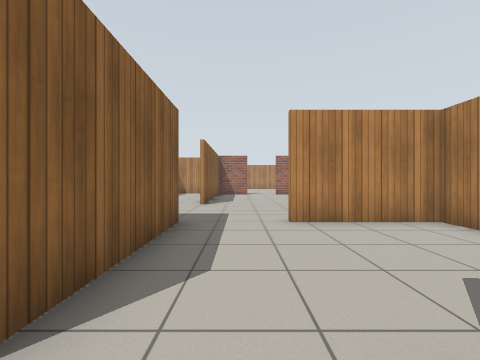
view 1 (above)

21 first-person views from a walk through a world built for the Gazebo simulator. The camera is 0.94 m above the floor, looks level and sees 90° across. The floor is counted in squares, 1 m on a side. Each view is taken from the middle of a square. On the plan, view 1 faces up. The plan holds only what a view shows up to about 10 squares ahead; the rest is blank. Simple patterns stand in for the simulator's built-in surfaces.

view 2
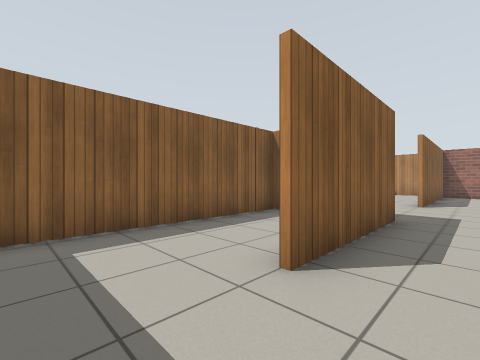

view 3
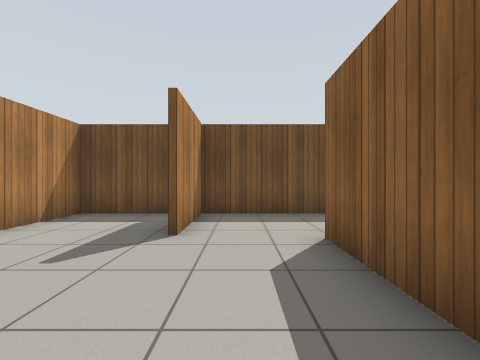

view 4
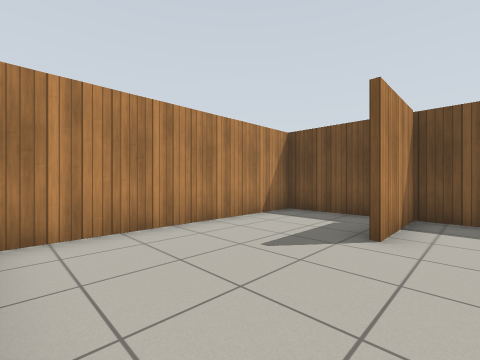

view 5
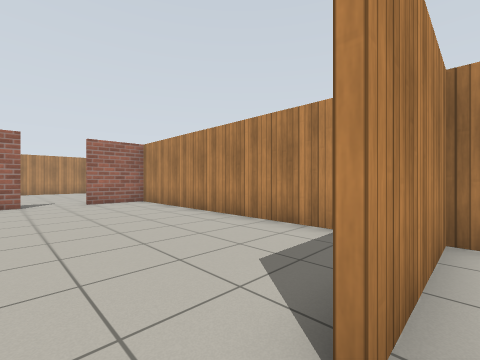

view 6
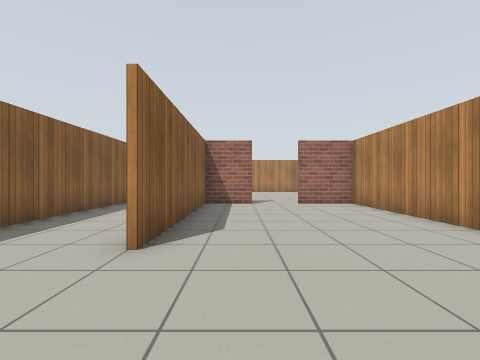

view 7
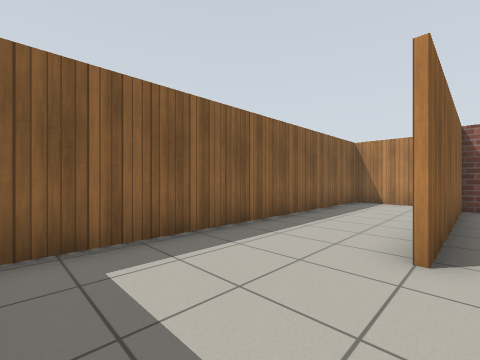

view 8
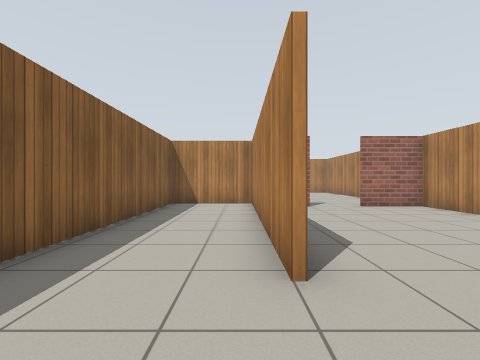

view 9
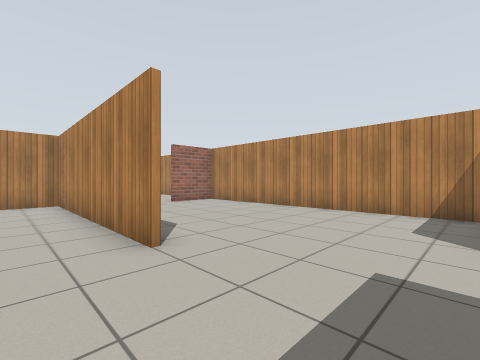

view 10
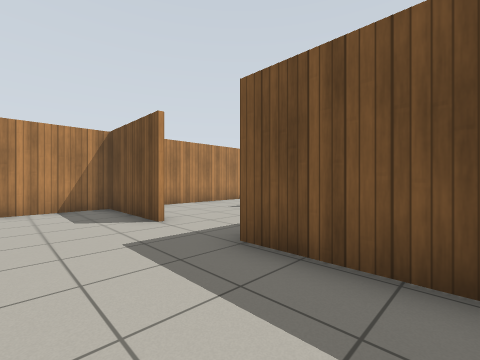

view 11
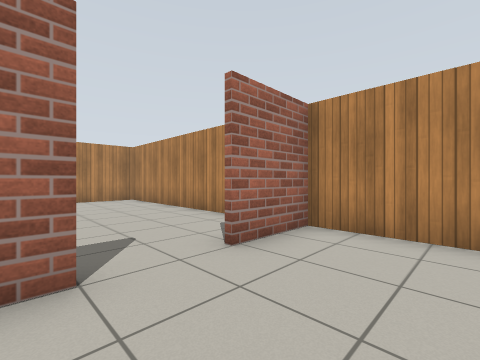

view 12
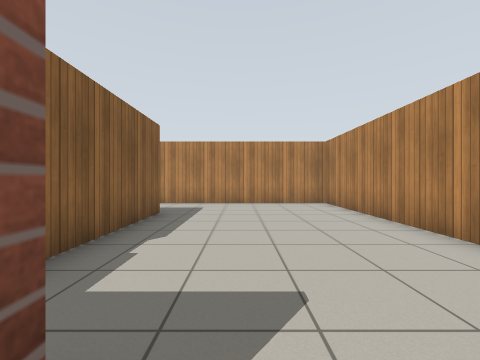

view 13
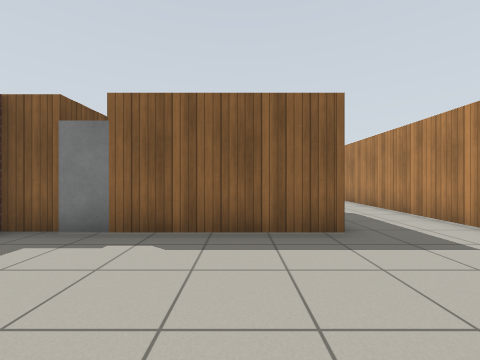

view 14
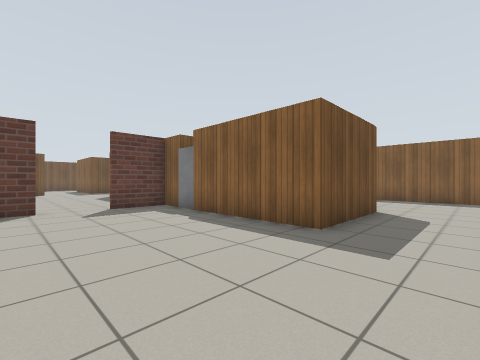

view 15
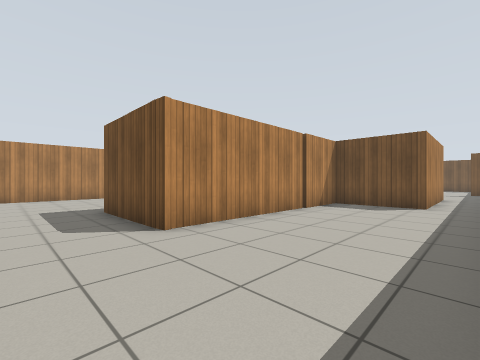

view 16
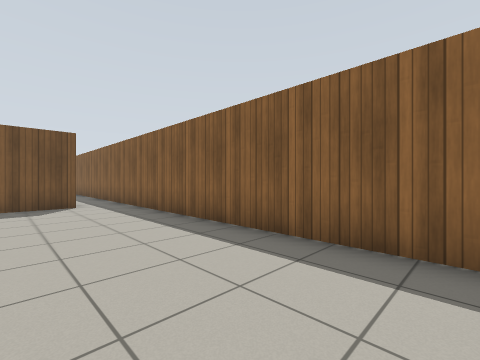

view 17
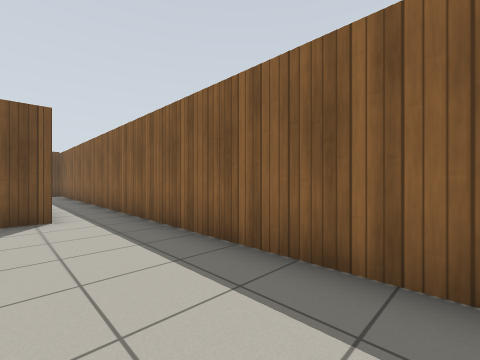

view 18
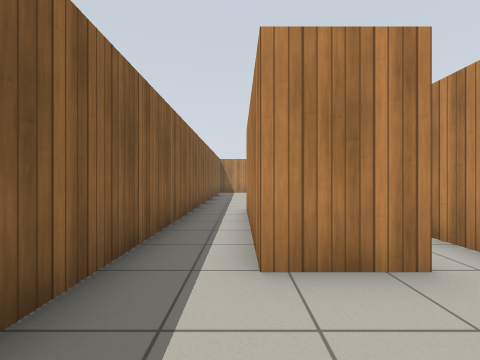

view 19
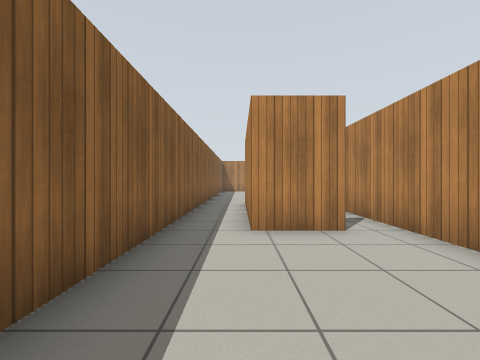

view 20
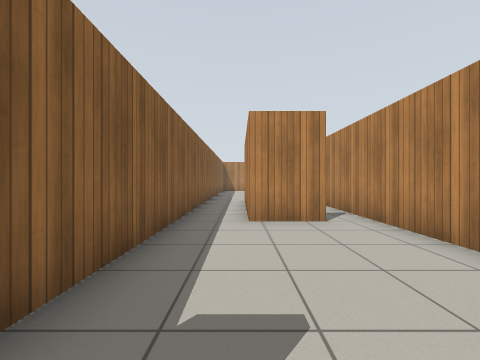

view 21
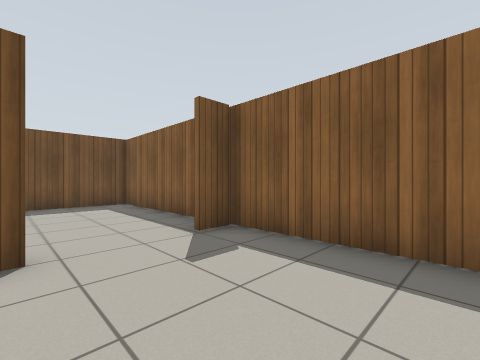

### Floor plan
Points are (right, up) in squares from view 1. A wall is a line through its corners. A room is listed if a view was taken in it or the views show most of it. See-through windows are left out.
Room 1 (views 1, 2)
walls: (-2.4, -1.7) (1.1, -1.7); (-4.7, 5.3) (-4.7, -1); (1.1, -1.5) (1.1, 1)
ways out: opening at (-0.5, 1) to room 2
Room 2 (views 3, 4, 5)
walls: (1.1, -1.7) (4.5, -1.7) (4.5, 5); (4.5, 5.3) (1, 5.3); (-1.4, 5.4) (-1.4, 1.1)
ways out: opening at (-0.5, 1) to room 1; opening at (0.5, 5) to room 3
Room 3 (views 6, 7, 8, 9, 10, 11, 12)
walls: (-1.5, 9.1) (-1.5, 16.6) (-4.7, 16.6) (-4.7, 6); (0.5, 15.5) (-1.4, 15.5) (-1.4, 9.1); (1.1, 5.4) (4.5, 5.4); (-4, 5.4) (-1.4, 5.4); (4.5, 5) (4.5, 15.5) (2.3, 15.5)
ways out: opening at (0.5, 5) to room 2; opening at (1.5, 16) to room 4
Room 4 (views 13, 14)
walls: (4.5, 18) (4.5, 24.7) (-5.5, 24.7); (2.3, 15.7) (3, 15.7); (-1.4, 15.7) (0.5, 15.7); (-4.9, 21.9) (-1.4, 21.9) (-1.4, 17.8)
ways out: opening at (1.5, 16) to room 3; opening at (-4.5, 23.5) to room 5
objects: door leaf (-1, 17)
Room 5 (views 15, 16, 17)
walls: (-9.5, 24) (-9.5, 9.5); (-5.5, 24.7) (-7, 24.7); (-7.8, 9.4) (-7.8, 14.4) (-4.9, 14.4) (-4.9, 21.9)
ways out: opening at (-4.5, 23.5) to room 4; opening at (-9, 10) to room 6
Room 6 (views 18, 19, 21)
walls: (-9.5, 9.5) (-9.5, 4.5); (-9.4, 4.3) (-8.5, 4.3); (-4.9, 7.1) (-4.9, 10.1); (-6, 9.4) (-7.8, 9.4)
ways out: opening at (-9, 10) to room 5; opening at (-7.5, 5) to room 7; gap at (-6, 10)
Room 7 (view 20)
walls: (-9.5, 4.5) (-9.5, -1.7) (-6.5, -1.7)
ways out: opening at (-7.5, 5) to room 6

Positions as (right, up) in squares from view 1, and headings:
1: (0, 0), facing up
2: (0, -1), facing up-left
3: (0, 5), facing down
4: (0, 5), facing down-right
5: (0, 5), facing up-right
6: (0, 6), facing up
7: (-1, 6), facing up-left
8: (-2, 7), facing up
9: (-3, 6), facing up-right
10: (-4, 8), facing down-right
11: (0, 13), facing up-right
12: (1, 15), facing up
13: (3, 20), facing left
14: (3, 24), facing down-left
15: (-9, 24), facing down-right
16: (-6, 24), facing down-left
17: (-7, 21), facing down-left
18: (-8, 7), facing up
19: (-8, 5), facing up
20: (-8, 4), facing up
21: (-6, 8), facing down-left
